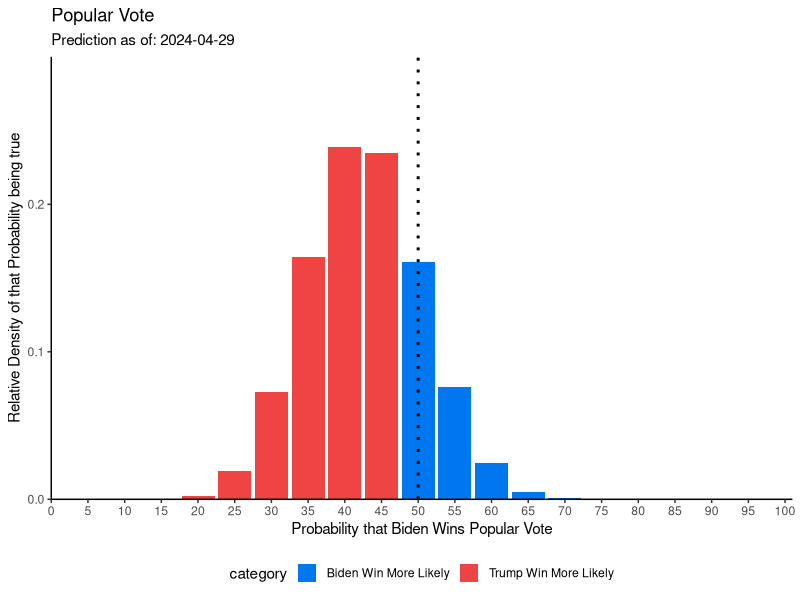
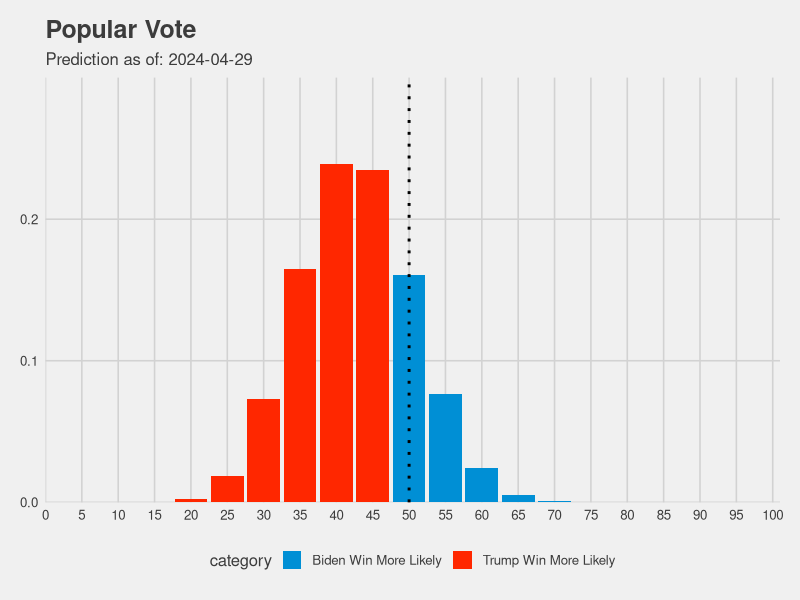
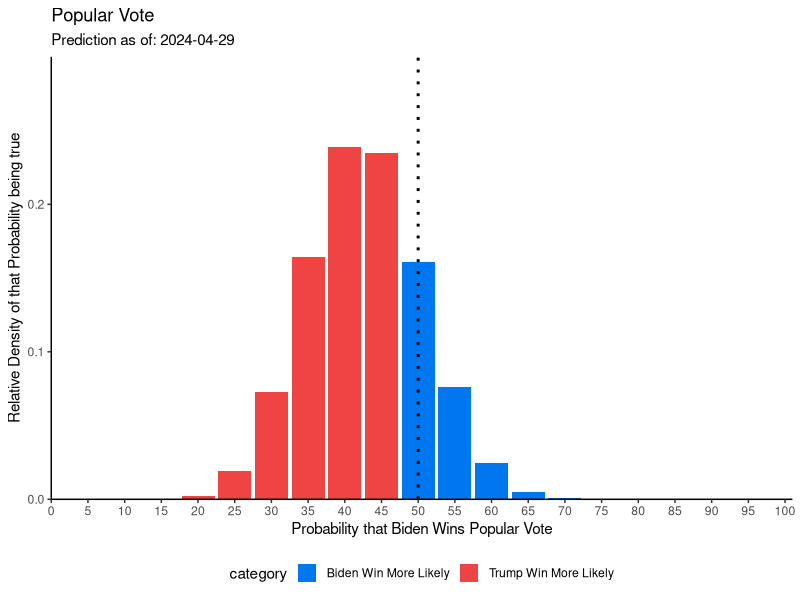

Recreate these plots in R, in order.
library(data.table)
library(ggplot2)
library(ggthemes)

data <- data.table(p=c(0:20)/20)
w = 15.35113	
l =	20.95947



date <- "2024-04-29"


data$density <- data$p**w*(1-data$p)**l# * factorial(w+l+1)/(factorial(w)*factorial(l))
data$density <- data$density / sum(data$density)
data$category <- fifelse(data$p < 0.5, "Trump Win More Likely", "Biden Win More Likely")
data$category <- as.character(data$category)

# max value
# data[order(-ways)][1,1]

# plotting
ggplot(data, aes(x=as.integer(p*100), y=density))+
  geom_col(aes(fill=category), size=1.5)+
  scale_fill_manual(values=c(
    "Trump Win More Likely"="#ee4444",
    "Biden Win More Likely"="#0077ee"
  ))+
  #geom_vline(xintercept = as.numeric(data[order(-density)][1,1]), linetype="dotted", color="#666666", size=1)+
  geom_vline(xintercept = 50, color="#000000", size=1, linetype="dotted")+
  theme_bw()+
  xlab("Probability that Biden Wins Popular Vote")+
  ylab("Relative Density of that Probability being true")+
  theme(legend.position = "bottom")+
  scale_x_continuous(breaks=seq(0,100,5),expand = c(0,0), limits=c(0,101))+
  scale_y_continuous(expand=c(0,0), limits=c(0,0.3))+
  theme(axis.line = element_line(color='black'),
        plot.background = element_blank(),
        panel.grid.major = element_blank(),
        panel.grid.minor = element_blank(),
        panel.border = element_blank())+
  labs(title="Popular Vote", subtitles=paste("Prediction as of:",date))

ggsave(paste0("popular vote ", date, ".png"))
















## other themes
# plotting
ggplot(data, aes(x=as.integer(p*100), y=density))+
  geom_col(aes(fill=category), size=1.5)+
  #geom_vline(xintercept = as.numeric(data[order(-density)][1,1]), linetype="dotted", color="#666666", size=1)+
  geom_vline(xintercept = 50, color="#000000", size=1, linetype="dotted")+
  theme_fivethirtyeight()+
  scale_fill_fivethirtyeight()+
  xlab("Probability that Biden Wins Popular Vote")+
  ylab("Relative Density of that Probability being true")+
  theme(legend.position = "bottom")+
  scale_x_continuous(breaks=seq(0,100,5),expand = c(0,0), limits=c(0,101))+
  scale_y_continuous(expand=c(0,0), limits=c(0,0.3))+
  #theme(axis.line = element_line(color='black'),
  #      plot.background = element_blank(),
  #      panel.grid.major = element_blank(),
  #      panel.grid.minor = element_blank(),
  #      panel.border = element_blank())+
  labs(title="Popular Vote", subtitles=paste("Prediction as of:",date))
